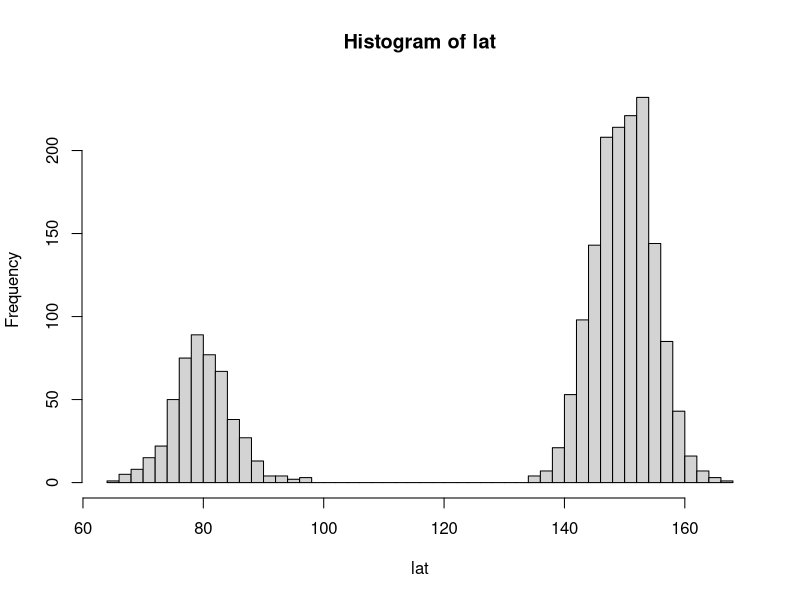
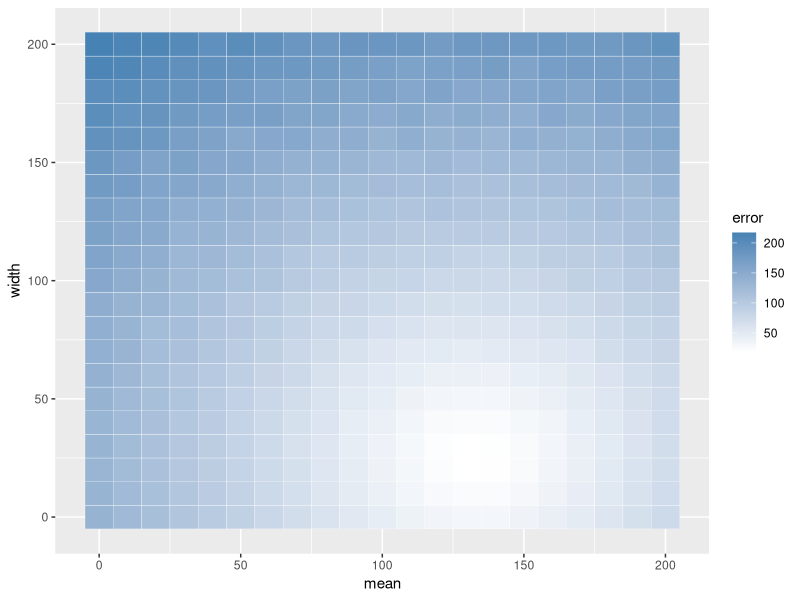
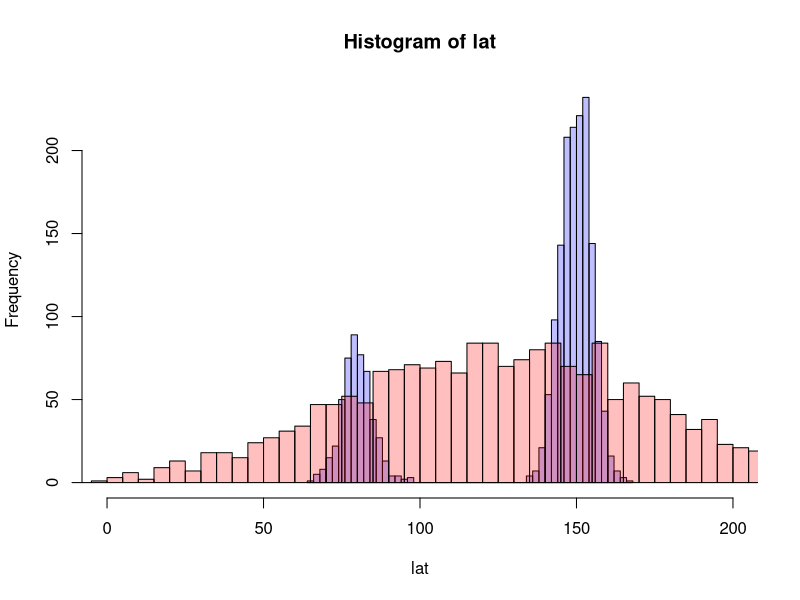
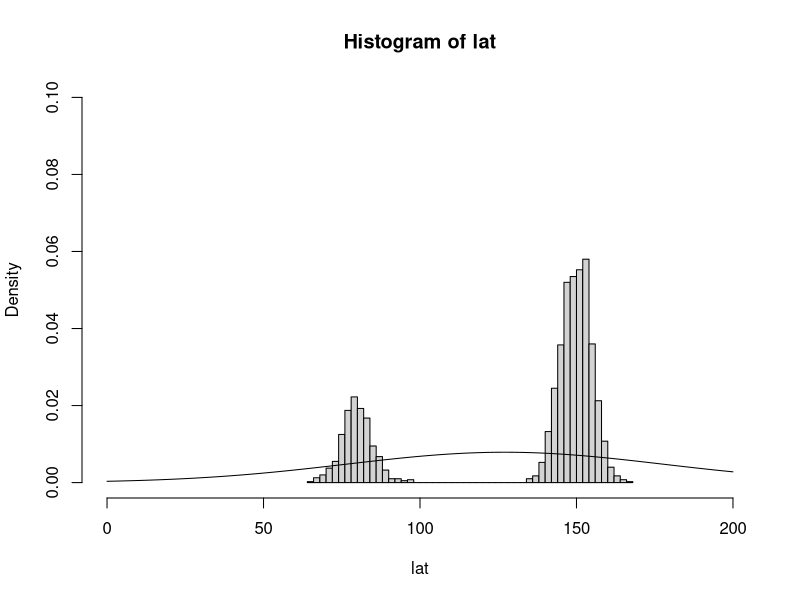

Here is the R script that generated these plots, in order: (Note: a time limit stopped this script after it produced the figures.)
## ---- chunk 1
library(ggplot2)
## ---- chunk 2
# Generate the data (the data could be saccades and express saccades, for example)
lat_sac <- 150  # mean latency for a saccade
lat_exp <- 80  # mean latency for an express saccade

width   <- 5   # width of the gaussian

# generate data with 1500 data points for normal saccades and 500 data points for express saccades
lat<-c(rnorm(1500,lat_sac,width),rnorm(500,lat_exp,width))

hist(lat, breaks = 40)
## ---- chunk 3
# Step One: try fit a unimodal distribution using simplex

n <- length(lat)

# current data and preditions are being plotted
getregpred <- function(params,data){
  # here, we calculate the data from our independent variable under the assumption of the parameters assuming values b0(mean) and b1(width). Note that the names are hard coded here and that this function will only work for a linear regression. This is similar to the function that generated the data, but without the error term.
  getregpred <- rnorm(n,params["b0"],params["b1"])
  
  #plt1 <- hist(data,breaks = 20, plot = FALSE)
  #plt2 <- hist(getregpred, breaks = 40, plot= FALSE)
  #plot(plt1,col=rgb(0,0,1,1/4), xlim=c(0,200))
  #plot(plt2,col=rgb(1,0,0,1/4), xlim=c(0,200), add=TRUE)
  # return the computed regression data so we can calculate the deviation to the measured data
  return(getregpred)
}

# Get the computed predictions and compute how much they deviate

rmsd <- function(params,data1){
  # generate predictions
  preds <- getregpred(params,data1)
  #evaluate the deviation, this computes the sum of squared deviations between data points and devides by the total number of data points to get the mean summed square deviation
  # first: sort data and predicitons
  sorted_preds<- sort(preds)
  sorted_data <- sort(data1)
  
  rmsd <- sqrt(sum((sorted_preds-sorted_data)^2)/length(sorted_preds))
}


# randomly define start parameters
pick_params <- function(param1,param2){
  b0  <- sample(param1,1)
  b1  <- sample(param2,1)
  
  startParams <- c(b0,b1)
  names(startParams) <- c("b0","b1")
  
  return(startParams)
}

## ---- chunk 4
#plot the error surface when the distribution above is fitted with a unimodal model
#x-axis: mean
#y-axis: width 
#color: sum squared deviance

means <- seq(0,200,10)
widths<- seq(0,200,10)

error_table <- matrix(0,nrow=length(means)*length(widths),ncol=3)
colnames(error_table) <- c("mean","width","error")

rcount <- 0

for (m in means){
  for (w in widths){
    rcount <- rcount+1
    params <- c(m,w)
    names(params) <- c("b0","b1")
    error <- rmsd(params,lat)
    
    error_table[rcount,1]  <- m
    error_table[rcount,2] <- w
    error_table[rcount,3] <- error
  }
}

error_table<-as.data.frame(error_table)

error_surface <- ggplot(data = error_table, aes(mean, width)) + geom_tile(aes(fill = error), colour = "white") + scale_fill_gradient(low = "white",high = "steelblue")

error_surface

## ---- chunk 5
# Start the optimalization process with boundaries (L-BFGS-B):
# boundaries are used because the mean latency and the width cannot go negative
# the estimation is repeated "reps" times for a more robust measure (start parameters are fixed)

reps <- 1000
param_tableSMPL <- matrix(0,reps,2) 

# define a range of start parameters, the function randomly picks one combination before each estimation

param_means  <- seq(0,250,10)
param_width  <- seq(0,100,10)

for(r in 1:reps){
  #choose start parameters
  startParams <- pick_params(param_means,param_width)
  #estimate parameters
  xoutSMPL   <- optim(startParams,rmsd,data1=lat,method = "L-BFGS-B", lower = rep(1, length(startParams)), upper = c(300,200))
  #write to table
  param_tableSMPL[r,1] <- xoutSMPL$par[1]
  param_tableSMPL[r,2] <- xoutSMPL$par[2]
}

#look at table
summary(param_tableSMPL)
#average data in table for plotting
simMean  <- mean(param_tableSMPL[,1])
simWidth <- mean(param_tableSMPL[,2])
simDataSMPL <- rnorm(n,simMean,simWidth)

#plot data and estimate
plt1 <- hist(lat,breaks = 40, plot = FALSE)
plt2 <- hist(simDataSMPL, breaks = 80, plot= FALSE)
plot(plt1,col=rgb(0,0,1,1/4), xlim=c(0,200))
plot(plt2,col=rgb(1,0,0,1/4), xlim=c(0,200), add=TRUE)

hist(lat,freq=FALSE, breaks = 40 ,xlim=c(0,200),ylim=c(0,0.1))
curve(dnorm(x,simMean,simWidth),0,200,add=TRUE)

## ---- chunk 6
# compare to an estimation with simulated annealing (more robust for local minimae)

# lower number of replication, because sann runs for a longer time
reps <- 5
param_tableSA <- matrix(0,reps,2) 

param_means  <- seq(0,250,10)
param_width  <- seq(0,100,10)

for(r in 1:reps){
  startParams <- pick_params(param_means,param_width)
  # run the estimation with simulated annealing
  xoutSA   <- optim(startParams,rmsd,data1=lat,method = "SANN")
  param_tableSA[r,1] <- xoutSA$par[1]
  param_tableSA[r,2] <- xoutSA$par[2]
}

#summarize results
summary(param_tableSA)
simMeanSA <- mean(param_tableSA[,1])
simWidthSA <- mean(param_tableSA[,2])


simDataSA <- rnorm(n,simMeanSA,simWidthSA)

#and plot them

p1 <- hist(lat,breaks = 20, plot = FALSE)
p2 <- hist(simDataSA, breaks = 40, plot= FALSE)
plot(p1,col=rgb(0,0,1,1/4), xlim=c(0,200))
plot(p2,col=rgb(1,0,0,1/4), xlim=c(0,200), add=TRUE)

## ---- chunk 7
# Next, we will try to fit a bimodal distribution. This increases the parameter space. 
# b0 -> mean normal saccades
# b1 -> mean express saccades
# b2 -> width

n <- length(lat)

getregpred2 <- function(params,data1){
  n = length(data1)
  getregpred2 <- c(rnorm(1500,params["b0"],params["b2"]),rnorm(500,params["b1"],params["b2"]))
  
  return(getregpred2)
}

rmsd2 <- function(params,data1){
  # generate predictions
  preds <- getregpred2(params,data1)
  #evaluate the deviation, this computes the sum of squared deviations between data points and devides by the total number of data points to get the mean summed square deviation
  sorted_preds <- sort(preds)
  sorted_data  <- sort(data1)
  
  rmsd2 <- sqrt(sum((sorted_preds-sorted_data)^2)/length(sorted_preds))
}

pick_params2 <- function(param1, param2, param3){
  b0  <- sample(param1,1)
  b1  <- sample(param2,1)
  b2  <- sample(param3,1)
  
  startParams <- c(b0,b1,b2)
  names(startParams) <- c("b0","b1","b2")
  
  return(startParams)
  
}

## ---- chunk 8
# Start the optimalization process with boundaries on L-BFGS-B:
reps <- 1000
param_tableSMPLX_bm <- matrix(0,reps,3) 

params_mean1 <- seq(50,200,10)
params_mean2 <- seq(0,150,10)
params_width <- seq(0,20,1)

for(r in 1:reps){
  startParams <- pick_params2(params_mean1,params_mean2,params_width)
  
  xoutSMPLX_bm   <- optim(startParams,rmsd2,data1=lat,method = "L-BFGS-B", lower = c(1,1,1),upper = c(200,150,50))
  param_tableSMPLX_bm[r,1] <- xoutSMPLX_bm$par[1]
  param_tableSMPLX_bm[r,2] <- xoutSMPLX_bm$par[2]
  param_tableSMPLX_bm[r,3] <- xoutSMPLX_bm$par[3]
}

summary(param_tableSMPLX_bm)
simMean_bm  <- mean(param_tableSMPLX_bm[,1])
simMeanEX_bm  <- mean(param_tableSMPLX_bm[,2])
simWidth_bm <- mean(param_tableSMPLX_bm[,3])
simDataSMPLX_bm <- c(rnorm(1500,simMean_bm,simWidth_bm),rnorm(500,simMeanEX_bm,simWidth_bm))


plot1 <- hist(lat,breaks = 20, plot = FALSE)
plot2 <- hist(simDataSMPLX_bm, breaks = 20, plot= FALSE)
plot(plot1,col=rgb(0,0,1,1/4), xlim=c(0,200))
plot(plot2,col=rgb(1,0,0,1/4), xlim=c(0,200), add=TRUE)

hist(lat,freq=FALSE, breaks = 40 ,xlim=c(0,200),ylim=c(0,0.1))
curve(dnorm(x,simMean_bm,simWidth_bm),0,200,add=TRUE)
curve(dnorm(x,simMeanEX_bm,simWidth_bm),0,200,add=TRUE)

## ---- chunk 9
